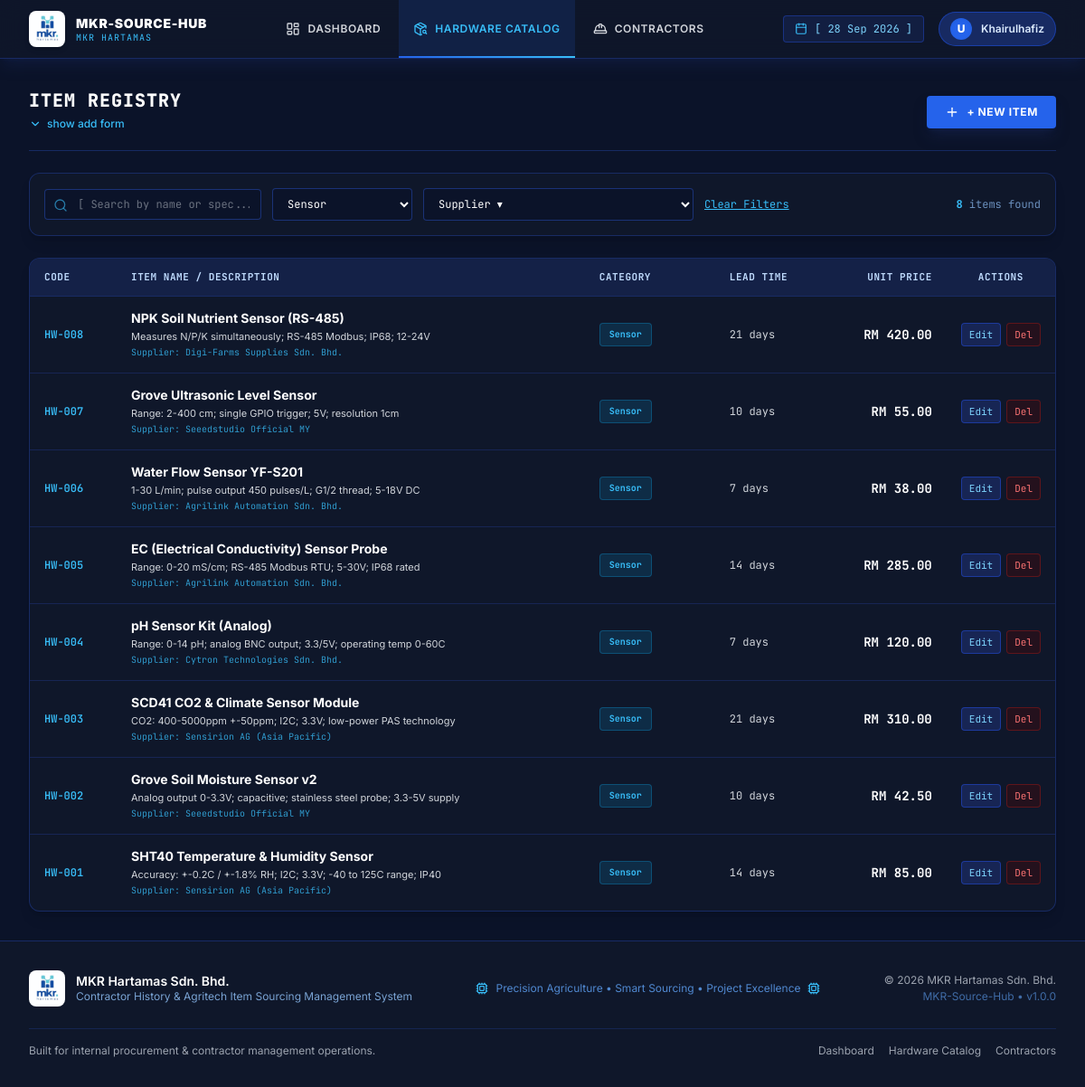
Page /sourcing.php?category=Sensor on the committed database.
### tables this page shows
CREATE TABLE IF NOT EXISTS `hardware_items` (
    `id`            INT UNSIGNED    NOT NULL AUTO_INCREMENT,
    `supplier_id`   INT UNSIGNED    NOT NULL,
    `item_name`     VARCHAR(200)    NOT NULL,
    `category`      ENUM('Sensor','Microcontroller','Fertigation','Network','Machinery') NOT NULL,
    `specifications` TEXT           NOT NULL,
    `unit_cost`     DECIMAL(12,2)   NOT NULL DEFAULT 0.00,
    `lead_time_days` SMALLINT UNSIGNED NOT NULL DEFAULT 7,
    `created_at`    TIMESTAMP       NOT NULL DEFAULT CURRENT_TIMESTAMP,
    `updated_at`    TIMESTAMP       NOT NULL DEFAULT CURRENT_TIMESTAMP ON UPDATE CURRENT_TIMESTAMP,
    PRIMARY KEY (`id`),
    CONSTRAINT `fk_hardware_supplier`
        FOREIGN KEY (`supplier_id`) REFERENCES `suppliers`(`id`)
        ON UPDATE CASCADE ON DELETE RESTRICT
);

CREATE TABLE IF NOT EXISTS `suppliers` (
    `id`              INT UNSIGNED  NOT NULL AUTO_INCREMENT,
    `supplier_name`   VARCHAR(200)  NOT NULL,
    `contact_person`  VARCHAR(150)  NOT NULL,
    `email`           VARCHAR(191)  NOT NULL,
    `phone_number`    VARCHAR(30)   NOT NULL,
    `location`        VARCHAR(255)  NOT NULL,
    `created_at`      TIMESTAMP     NOT NULL DEFAULT CURRENT_TIMESTAMP,
    `updated_at`      TIMESTAMP     NOT NULL DEFAULT CURRENT_TIMESTAMP ON UPDATE CURRENT_TIMESTAMP,
    PRIMARY KEY (`id`)
);

### controllers/SourcingController.php (called while the page is built, shortened)
<?php
class SourcingController
{
    private PDO $pdo;
    public function __construct(PDO $pdo)
    {
        $this->pdo = $pdo;
    }
    public function getFilteredItems(string $search, string $catFilter, int $supFilter): array
    {
        $where = [];
        $params = [];
        if (!empty($catFilter)) {
            $where[] = ' h.`category` = ? ';
            $params[] = $catFilter;
        }
        $sql = '
            SELECT h.*, s.`supplier_name`
            FROM `hardware_items` h
            LEFT JOIN `suppliers` s ON s.`id` = h.`supplier_id`
        ';
        if (!empty($where)) {
            $sql .= ' WHERE ' . implode(' AND ', $where);
        }
        $sql .= ' ORDER BY h.`id` DESC';
        $stmt = $this->pdo->prepare($sql);
        $stmt->execute($params);
        return $stmt->fetchAll();
    }
}

### sourcing.php (the view, shortened to what this page needs)
<?php
require_once __DIR__ . '/config/database.php';
require_once __DIR__ . '/controllers/SourcingController.php';
$controller = new SourcingController($pdo);
$controller->handleRequest();
$search       = trim($_GET['q'] ?? '');
$catFilter    = trim($_GET['category'] ?? '');
$supFilter    = (int) ($_GET['supplier_id'] ?? 0);
$items           = $controller->getFilteredItems($search, $catFilter, $supFilter);
$totalItemsCount = count($items);
function e(string $val): string {
    return htmlspecialchars($val, ENT_QUOTES | ENT_SUBSTITUTE, 'UTF-8');
}
require_once __DIR__ . '/includes/header.php';
?>
<div class="max-w-7xl mx-auto px-4 sm:px-6 lg:px-8 py-8 space-y-6">
    <div class="flex flex-col sm:flex-row sm:items-center sm:justify-between gap-4 border-b border-blue-900/60 pb-4">
        <div>
            <h1 class="text-xl font-extrabold text-white uppercase tracking-wider font-mono">
                ITEM REGISTRY
            </h1>
            <button id="toggle-form-btn" type="button" class="inline-flex items-center gap-1.5 text-xs text-sky-400 hover:text-sky-300 font-medium mt-1 transition-colors">
                <i data-lucide="chevron-down" class="w-3.5 h-3.5" id="form-chevron"></i>
                <span id="form-toggle-text">show add form</span>
            </button>
        </div>
        <button id="open-add-btn" type="button"
                class="inline-flex items-center gap-2 bg-blue-600 hover:bg-blue-500 text-white font-bold text-xs uppercase tracking-wider px-5 py-2.5 rounded shadow-lg shadow-blue-950/50 transition-all">
            <i data-lucide="plus" class="w-4 h-4"></i>
            + NEW ITEM
        </button>
    </div>
    <div class="bg-[#0f172a] border border-blue-900/60 rounded-xl p-4 shadow-lg">
        <form method="GET" action="sourcing.php" class="flex flex-col md:flex-row items-center justify-between gap-4">
            <div class="flex flex-wrap items-center gap-3 w-full md:w-auto flex-1">
                <div class="relative min-w-[240px] flex-1 md:flex-initial">
                    <input type="text" name="q" value="<?= e($search) ?>" placeholder="[ Search by name or spec... ]"
                           class="w-full bg-[#0b1329] border border-blue-900/80 rounded px-3 py-2 pl-9 text-xs text-white placeholder-gray-500 focus:outline-none focus:border-sky-400 font-mono">
                    <i data-lucide="search" class="w-4 h-4 text-sky-400/60 absolute left-2.5 top-2.5"></i>
                </div>
                <select name="category" onchange="this.form.submit()"
                        class="bg-[#0b1329] border border-blue-900/80 rounded px-3 py-2 text-xs text-white focus:outline-none focus:border-sky-400 font-mono">
                    <?php foreach (['Sensor','Microcontroller','Fertigation','Network','Machinery'] as $cat): ?>
                    <option value="<?= $cat ?>" <?= $catFilter === $cat ? 'selected' : '' ?>><?= $cat ?></option>
                    <?php endforeach; ?>
                </select>
                <select name="supplier_id" onchange="this.form.submit()"
                        class="bg-[#0b1329] border border-blue-900/80 rounded px-3 py-2 text-xs text-white focus:outline-none focus:border-sky-400 font-mono">
                    <option value="">Supplier ▾</option>
                </select>
                <?php if (!empty($search) || !empty($catFilter) || $supFilter > 0): ?>
                <a href="sourcing.php" class="text-xs text-sky-400 hover:text-red-400 underline font-mono">
                    Clear Filters
                </a>
                <?php endif; ?>
            </div>
            <div class="text-xs text-blue-300/70 font-mono flex-shrink-0">
                <span class="text-sky-400 font-bold"><?= $totalItemsCount ?></span> items found
            </div>
        </form>
    </div>
    <div class="bg-[#0f172a] border border-blue-900/60 rounded-xl overflow-hidden shadow-lg">
        <div class="overflow-x-auto">
            <table class="w-full text-left border-collapse">
                <thead>
                    <tr class="bg-blue-950/70 text-blue-200 text-[11px] font-mono font-bold uppercase tracking-wider border-b border-blue-900/60">
                        <th class="py-3 px-4 w-24">CODE</th>
                        <th class="py-3 px-4">ITEM NAME / DESCRIPTION</th>
                        <th class="py-3 px-4 w-36">CATEGORY</th>
                        <th class="py-3 px-4 w-32">LEAD TIME</th>
                        <th class="py-3 px-4 w-32 text-right">UNIT PRICE</th>
                        <th class="py-3 px-4 w-28 text-center">ACTIONS</th>
                    </tr>
                </thead>
                <tbody class="divide-y divide-blue-950 text-xs">
                    <?php if (empty($items)): ?>
                    <tr>
                        <td colspan="6" class="py-8 text-center text-gray-500 font-mono">
                            No hardware items found matching your filters.
                        </td>
                    </tr>
                    <?php else: ?>
                    <?php foreach ($items as $item):
                        $code = sprintf('HW-%03d', (int)$item['id']);
                        $catColors = [
                            'Sensor'          => 'bg-sky-500/15 text-sky-400 border-sky-500/30',
                            'Microcontroller' => 'bg-blue-500/15 text-blue-400 border-blue-500/30',
                            'Fertigation'     => 'bg-cyan-500/15 text-cyan-400 border-cyan-500/30',
                            'Network'         => 'bg-indigo-500/15 text-indigo-400 border-indigo-500/30',
                            'Machinery'       => 'bg-amber-500/15 text-amber-400 border-amber-500/30',
                        ];
                        $badgeClass = $catColors[$item['category']] ?? 'bg-blue-950 text-blue-400 border-blue-800';
                    ?>
                    <tr class="hover:bg-blue-950/40 transition-colors">
                        <td class="py-3.5 px-4 font-mono font-semibold text-sky-400 select-all">
                            <?= e($code) ?>
                        </td>
                        <td class="py-3.5 px-4">
                            <div class="font-bold text-white text-sm">
                                <?= e($item['item_name']) ?>
                            </div>
                            <div class="text-[11px] text-gray-300 mt-0.5 line-clamp-1">
                                <?= e($item['specifications']) ?>
                            </div>
                            <div class="text-[10px] text-sky-400/80 font-mono mt-0.5">
                                Supplier: <?= e($item['supplier_name'] ?? 'N/A') ?>
                            </div>
                        </td>
                        <td class="py-3.5 px-4">
                            <span class="inline-block px-2.5 py-1 rounded text-[10px] font-bold font-mono border <?= $badgeClass ?>">
                                <?= e($item['category']) ?>
                            </span>
                        </td>
                        <td class="py-3.5 px-4 font-mono text-gray-300">
                            <?= (int)$item['lead_time_days'] ?> days
                        </td>
                        <td class="py-3.5 px-4 text-right font-mono font-bold text-white text-sm">
                            RM <?= number_format((float)$item['unit_cost'], 2) ?>
                        </td>
                        <td class="py-3.5 px-4 text-center">
                            <div class="flex items-center justify-center gap-1.5">
                                <button type="button"
                                        onclick="editItem(<?= htmlspecialchars(json_encode($item), ENT_QUOTES, 'UTF-8') ?>)"
                                        class="px-2 py-1 bg-blue-950 hover:bg-blue-900 text-sky-300 border border-blue-800/80 rounded text-[11px] font-mono">
                                    Edit
                                </button>
                                <form method="POST" action="sourcing.php" onsubmit="return confirm('Delete this item?');" class="inline">
                                    <button type="submit" class="px-2 py-1 bg-red-950/40 hover:bg-red-900/60 text-red-400 border border-red-800/50 rounded text-[11px] font-mono">
                                        Del
                                    </button>
                                </form>
                            </div>
                        </td>
                    </tr>
                    <?php endforeach; ?>
                    <?php endif; ?>
                </tbody>
            </table>
        </div>
    </div>
</div>
<?php require_once __DIR__ . '/includes/footer.php'; ?>

### assets/css/style.css (style rules this page uses)
:root { --mkr-blue-dark: #0f172a; --mkr-blue-royal: #1d4ed8; --mkr-blue-primary: #2563eb; --mkr-blue-light: #3b82f6; --mkr-cyan: #38bdf8; --mkr-cyan-dark: #0284c7; }
body { font-family: 'Inter', ui-sans-serif, system-ui, sans-serif; background-color: #0b1329; color: #f8fafc; }
.font-mono { font-family: 'JetBrains Mono', ui-monospace, monospace; }

### rows in the picture
hardware_items: id "HW-008", item_name "NPK Soil Nutrient Sensor (RS-485)", specifications "Measures N/P/K simultaneously; RS-485 Modbus; IP68; 12-24V", supplier.supplier_name "Digi-Farms Supplies Sdn. Bhd.", category "Sensor", lead_time_days "21", unit_cost "420.00"
hardware_items: id "HW-007", item_name "Grove Ultrasonic Level Sensor", specifications "Range: 2-400 cm; single GPIO trigger; 5V; resolution 1cm", supplier.supplier_name "Seeedstudio Official MY", category "Sensor", lead_time_days "10", unit_cost "55.00"
hardware_items: id "HW-006", item_name "Water Flow Sensor YF-S201", specifications "1-30 L/min; pulse output 450 pulses/L; G1/2 thread; 5-18V DC", supplier.supplier_name "Agrilink Automation Sdn. Bhd.", category "Sensor", lead_time_days "7", unit_cost "38.00"
hardware_items: id "HW-005", item_name "EC (Electrical Conductivity) Sensor Probe", specifications "Range: 0-20 mS/cm; RS-485 Modbus RTU; 5-30V; IP68 rated", supplier.supplier_name "Agrilink Automation Sdn. Bhd.", category "Sensor", lead_time_days "14", unit_cost "285.00"
hardware_items: id "HW-004", item_name "pH Sensor Kit (Analog)", specifications "Range: 0-14 pH; analog BNC output; 3.3/5V; operating temp 0-60C", supplier.supplier_name "Cytron Technologies Sdn. Bhd.", category "Sensor", lead_time_days "7", unit_cost "120.00"
hardware_items: id "HW-003", item_name "SCD41 CO2 & Climate Sensor Module", specifications "CO2: 400-5000ppm +-50ppm; I2C; 3.3V; low-power PAS technology", supplier.supplier_name "Sensirion AG (Asia Pacific)", category "Sensor", lead_time_days "21", unit_cost "310.00"
hardware_items: id "HW-002", item_name "Grove Soil Moisture Sensor v2", specifications "Analog output 0-3.3V; capacitive; stainless steel probe; 3.3-5V supply", supplier.supplier_name "Seeedstudio Official MY", category "Sensor", lead_time_days "10", unit_cost "42.50"
hardware_items: id "HW-001", item_name "SHT40 Temperature & Humidity Sensor", specifications "Accuracy: +-0.2C / +-1.8% RH; I2C; 3.3V; -40 to 125C range; IP40", supplier.supplier_name "Sensirion AG (Asia Pacific)", category "Sensor", lead_time_days "14", unit_cost "85.00"

### other values in the picture
$item['label'] "DASHBOARD"
$item['label'] "HARDWARE CATALOG"
$item['label'] "CONTRACTORS"
$totalItemsCount "8"
form field category "Sensor"
